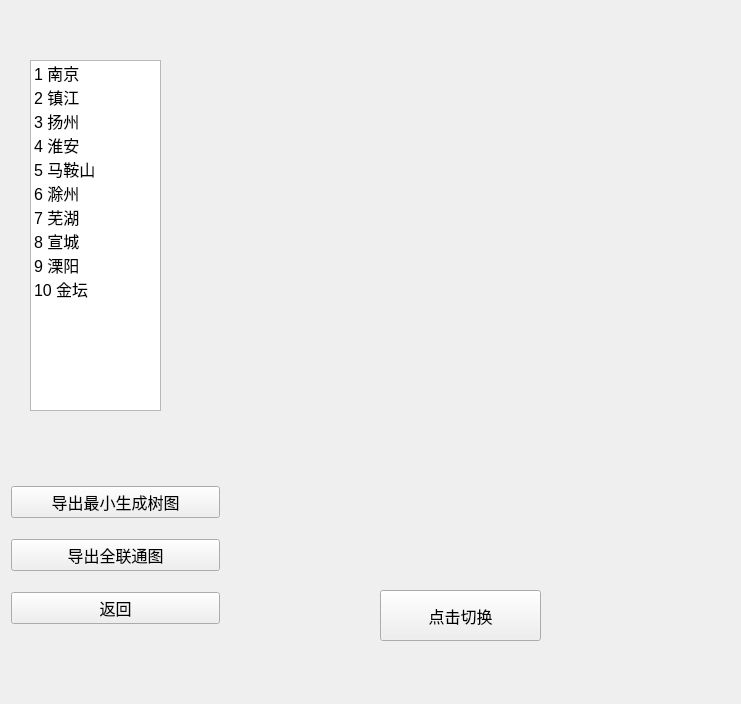
<?xml version="1.0" encoding="UTF-8"?>
<ui version="4.0">
 <class>enter1Class</class>
 <widget class="QMainWindow" name="enter1Class">
  <property name="geometry">
   <rect>
    <x>0</x>
    <y>0</y>
    <width>741</width>
    <height>704</height>
   </rect>
  </property>
  <property name="windowTitle">
   <string>都市圈最小代价生成树</string>
  </property>
  <widget class="QWidget" name="centralWidget">
   <widget class="QListWidget" name="listWidget">
    <property name="geometry">
     <rect>
      <x>30</x>
      <y>60</y>
      <width>131</width>
      <height>351</height>
     </rect>
    </property>
    <property name="font">
     <font>
      <pointsize>12</pointsize>
     </font>
    </property>
    <item>
     <property name="text">
      <string>1 南京</string>
     </property>
    </item>
    <item>
     <property name="text">
      <string>2 镇江</string>
     </property>
    </item>
    <item>
     <property name="text">
      <string>3 扬州</string>
     </property>
    </item>
    <item>
     <property name="text">
      <string>4 淮安</string>
     </property>
    </item>
    <item>
     <property name="text">
      <string>5 马鞍山</string>
     </property>
    </item>
    <item>
     <property name="text">
      <string>6 滁州</string>
     </property>
    </item>
    <item>
     <property name="text">
      <string>7 芜湖</string>
     </property>
    </item>
    <item>
     <property name="text">
      <string>8 宣城</string>
     </property>
    </item>
    <item>
     <property name="text">
      <string>9 溧阳</string>
     </property>
    </item>
    <item>
     <property name="text">
      <string>10 金坛</string>
     </property>
    </item>
   </widget>
   <widget class="QLabel" name="label">
    <property name="geometry">
     <rect>
      <x>230</x>
      <y>20</y>
      <width>431</width>
      <height>531</height>
     </rect>
    </property>
    <property name="text">
     <string/>
    </property>
   </widget>
   <widget class="QWidget" name="widget" native="true">
    <property name="geometry">
     <rect>
      <x>0</x>
      <y>460</y>
      <width>231</width>
      <height>191</height>
     </rect>
    </property>
    <layout class="QVBoxLayout" name="verticalLayout">
     <item>
      <widget class="QPushButton" name="pushButton_2">
       <property name="font">
        <font>
         <pointsize>12</pointsize>
        </font>
       </property>
       <property name="text">
        <string>导出最小生成树图</string>
       </property>
      </widget>
     </item>
     <item>
      <widget class="QPushButton" name="pushButton_3">
       <property name="font">
        <font>
         <pointsize>12</pointsize>
        </font>
       </property>
       <property name="text">
        <string>导出全联通图</string>
       </property>
      </widget>
     </item>
     <item>
      <widget class="QPushButton" name="pushButton">
       <property name="font">
        <font>
         <pointsize>12</pointsize>
        </font>
       </property>
       <property name="text">
        <string>返回</string>
       </property>
      </widget>
     </item>
    </layout>
   </widget>
   <widget class="QPushButton" name="another">
    <property name="geometry">
     <rect>
      <x>380</x>
      <y>590</y>
      <width>161</width>
      <height>51</height>
     </rect>
    </property>
    <property name="font">
     <font>
      <pointsize>12</pointsize>
     </font>
    </property>
    <property name="text">
     <string>点击切换</string>
    </property>
   </widget>
  </widget>
 </widget>
 <layoutdefault spacing="6" margin="11"/>
 <resources/>
 <connections/>
</ui>
